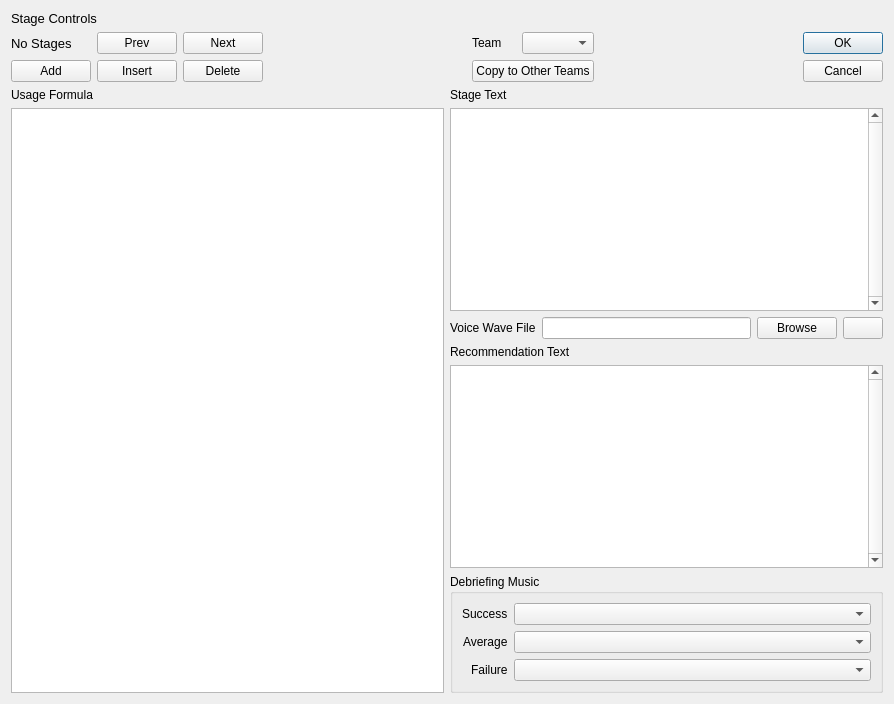
<?xml version="1.0" encoding="UTF-8"?>
<ui version="4.0">
 <class>fso::fred::dialogs::DebriefingDialog</class>
 <widget class="QDialog" name="fso::fred::dialogs::DebriefingDialog">
  <property name="geometry">
   <rect>
    <x>0</x>
    <y>0</y>
    <width>894</width>
    <height>704</height>
   </rect>
  </property>
  <property name="windowTitle">
   <string>Debriefing</string>
  </property>
  <layout class="QGridLayout" name="gridLayout_3">
   <item row="2" column="2">
    <layout class="QVBoxLayout" name="topLevelVerticalLayout">
     <item>
      <widget class="QLabel" name="stageControlLabel">
       <property name="font">
        <font>
         <pointsize>10</pointsize>
        </font>
       </property>
       <property name="text">
        <string>Stage Controls</string>
       </property>
      </widget>
     </item>
     <item>
      <layout class="QHBoxLayout" name="stageManagementAndOKLayout">
       <item>
        <layout class="QGridLayout" name="stageManagementLayout">
         <item row="1" column="4">
          <widget class="QLabel" name="teamLabel">
           <property name="text">
            <string>Team</string>
           </property>
          </widget>
         </item>
         <item row="1" column="2" alignment="Qt::AlignLeft">
          <widget class="QPushButton" name="actionNextStage">
           <property name="text">
            <string>Next</string>
           </property>
          </widget>
         </item>
         <item row="2" column="2">
          <widget class="QPushButton" name="actionDeleteStage">
           <property name="text">
            <string>Delete</string>
           </property>
          </widget>
         </item>
         <item row="1" column="3">
          <spacer name="leftTeamSpacer">
           <property name="orientation">
            <enum>Qt::Horizontal</enum>
           </property>
           <property name="sizeHint" stdset="0">
            <size>
             <width>40</width>
             <height>20</height>
            </size>
           </property>
          </spacer>
         </item>
         <item row="2" column="1">
          <widget class="QPushButton" name="actionInsertStage">
           <property name="text">
            <string>Insert</string>
           </property>
          </widget>
         </item>
         <item row="1" column="0">
          <widget class="QLabel" name="currentStageLabel">
           <property name="font">
            <font>
             <pointsize>10</pointsize>
            </font>
           </property>
           <property name="text">
            <string>No Stages</string>
           </property>
          </widget>
         </item>
         <item row="2" column="4" colspan="2">
          <widget class="QPushButton" name="actionCopyToOtherTeams">
           <property name="text">
            <string>Copy to Other Teams</string>
           </property>
          </widget>
         </item>
         <item row="1" column="5">
          <widget class="QComboBox" name="actionChangeTeams"/>
         </item>
         <item row="1" column="6">
          <spacer name="rightTeamSpacer">
           <property name="orientation">
            <enum>Qt::Horizontal</enum>
           </property>
           <property name="sizeHint" stdset="0">
            <size>
             <width>40</width>
             <height>20</height>
            </size>
           </property>
          </spacer>
         </item>
         <item row="1" column="1" alignment="Qt::AlignRight">
          <widget class="QPushButton" name="actionPrevStage">
           <property name="text">
            <string>Prev</string>
           </property>
          </widget>
         </item>
         <item row="2" column="0">
          <widget class="QPushButton" name="actionAddStage">
           <property name="text">
            <string>Add</string>
           </property>
          </widget>
         </item>
        </layout>
       </item>
       <item alignment="Qt::AlignTop">
        <widget class="QDialogButtonBox" name="okAndCancelButtons">
         <property name="orientation">
          <enum>Qt::Vertical</enum>
         </property>
         <property name="standardButtons">
          <set>QDialogButtonBox::Cancel|QDialogButtonBox::Ok</set>
         </property>
        </widget>
       </item>
      </layout>
     </item>
     <item>
      <layout class="QHBoxLayout" name="stageDetailsLayout">
       <item>
        <layout class="QVBoxLayout" name="formulaLayout">
         <item>
          <widget class="QLabel" name="formulaLabel">
           <property name="text">
            <string>Usage Formula</string>
           </property>
          </widget>
         </item>
         <item>
          <widget class="fso::fred::sexp_tree" name="formulaTreeView"/>
         </item>
        </layout>
       </item>
       <item>
        <layout class="QVBoxLayout" name="secondaryVerticalLayout">
         <item>
          <widget class="QLabel" name="debriefingTextLabel">
           <property name="text">
            <string>Stage Text</string>
           </property>
          </widget>
         </item>
         <item>
          <widget class="QPlainTextEdit" name="debriefingTextEdit">
           <property name="verticalScrollBarPolicy">
            <enum>Qt::ScrollBarAlwaysOn</enum>
           </property>
           <property name="plainText">
            <string/>
           </property>
          </widget>
         </item>
         <item>
          <layout class="QHBoxLayout" name="voiceFileLayout">
           <item>
            <widget class="QLabel" name="voiceFileLabel">
             <property name="text">
              <string>Voice Wave File</string>
             </property>
            </widget>
           </item>
           <item>
            <widget class="QLineEdit" name="voiceFileLineEdit"/>
           </item>
           <item>
            <widget class="QPushButton" name="voiceFileBrowseButton">
             <property name="text">
              <string>Browse</string>
             </property>
            </widget>
           </item>
           <item>
            <widget class="QPushButton" name="voiceFilePlayButton">
             <property name="text">
              <string/>
             </property>
             <property name="icon">
              <iconset>
               <selectedon>:/images/play.png</selectedon>
              </iconset>
             </property>
            </widget>
           </item>
          </layout>
         </item>
         <item>
          <widget class="QLabel" name="recommendationLabel">
           <property name="text">
            <string>Recommendation Text</string>
           </property>
          </widget>
         </item>
         <item>
          <widget class="QPlainTextEdit" name="recommendationTextEdit">
           <property name="verticalScrollBarPolicy">
            <enum>Qt::ScrollBarAlwaysOn</enum>
           </property>
          </widget>
         </item>
         <item>
          <widget class="QGroupBox" name="musicLayout">
           <property name="title">
            <string>Debriefing Music</string>
           </property>
           <layout class="QFormLayout" name="formLayout">
            <property name="labelAlignment">
             <set>Qt::AlignRight|Qt::AlignTrailing|Qt::AlignVCenter</set>
            </property>
            <item row="0" column="0">
             <widget class="QLabel" name="successMusicLabel">
              <property name="text">
               <string>Success</string>
              </property>
             </widget>
            </item>
            <item row="0" column="1">
             <widget class="QComboBox" name="successMusicComboBox"/>
            </item>
            <item row="1" column="0">
             <widget class="QLabel" name="averageMusicLabel">
              <property name="text">
               <string>Average</string>
              </property>
             </widget>
            </item>
            <item row="1" column="1">
             <widget class="QComboBox" name="averageMusicComboBox"/>
            </item>
            <item row="2" column="0">
             <widget class="QLabel" name="failureMusicLabel">
              <property name="text">
               <string>Failure</string>
              </property>
             </widget>
            </item>
            <item row="2" column="1">
             <widget class="QComboBox" name="failureMusicComboBox"/>
            </item>
           </layout>
          </widget>
         </item>
        </layout>
       </item>
      </layout>
     </item>
    </layout>
   </item>
  </layout>
 </widget>
 <customwidgets>
  <customwidget>
   <class>fso::fred::sexp_tree</class>
   <extends>QTreeView</extends>
   <header>ui/widgets/sexp_tree.h</header>
  </customwidget>
 </customwidgets>
 <tabstops>
  <tabstop>actionAddStage</tabstop>
  <tabstop>actionPrevStage</tabstop>
  <tabstop>actionNextStage</tabstop>
  <tabstop>actionInsertStage</tabstop>
  <tabstop>actionDeleteStage</tabstop>
  <tabstop>actionCopyToOtherTeams</tabstop>
  <tabstop>debriefingTextEdit</tabstop>
 </tabstops>
 <resources>
  <include location="../resources/resources.qrc"/>
 </resources>
 <connections/>
</ui>
